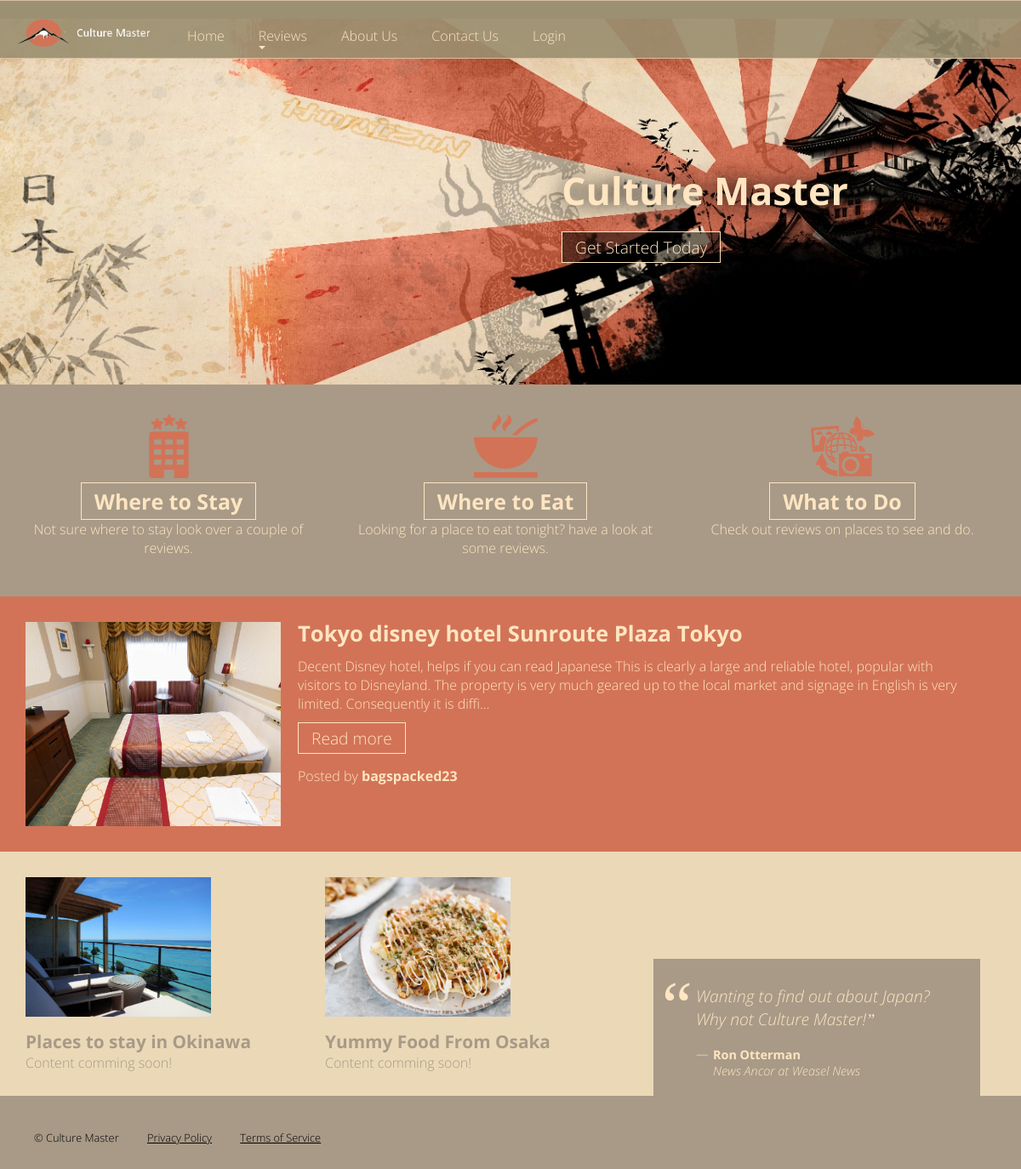
Before: /home/ with the older database file.
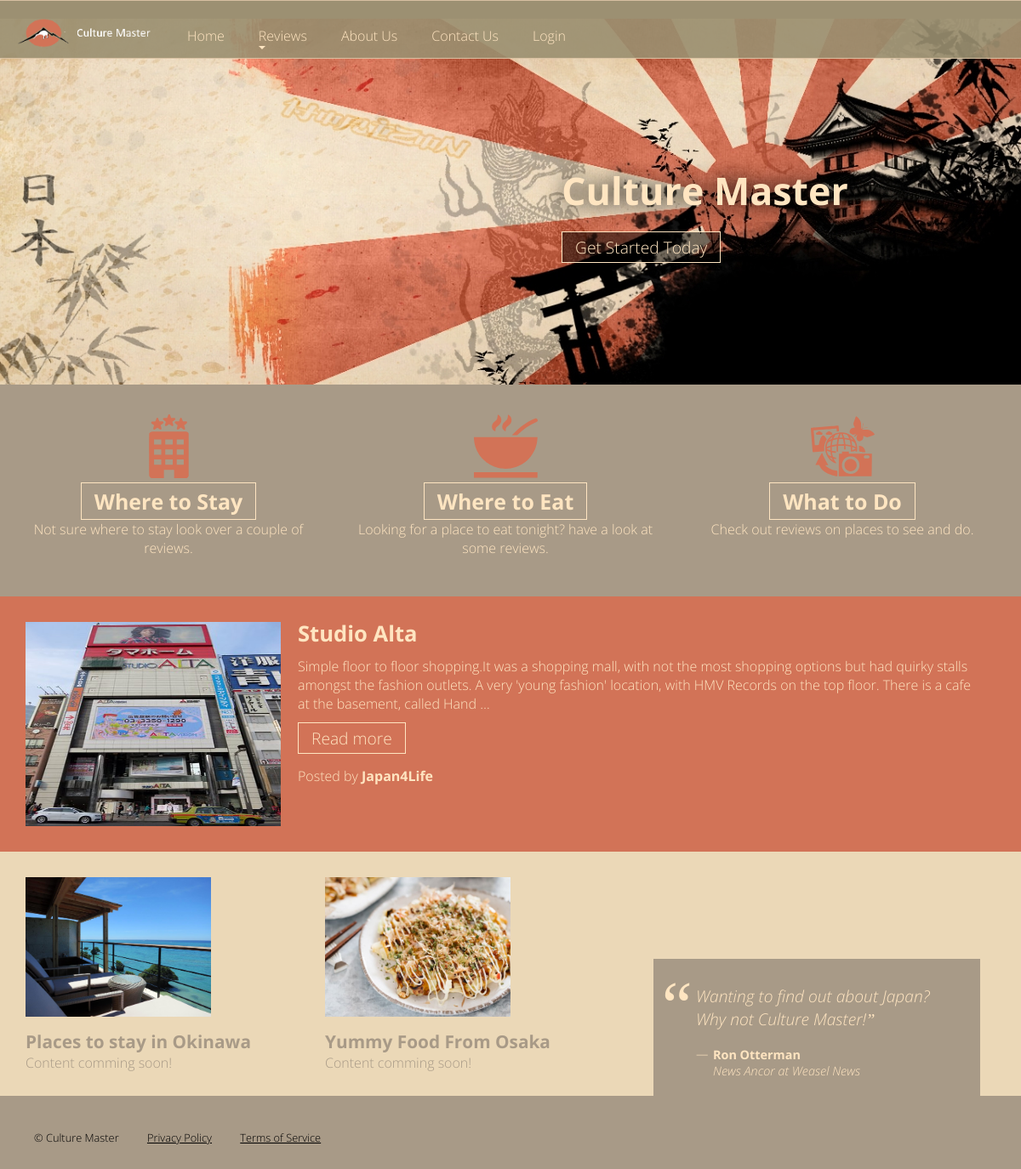
After: the same page with the newer database file.
### home/models.py (models this page shows, shortened)
class Review(models.Model):
    TYPE_CHOICES = (
        ('Food', 'Food'),
        ('Activities', 'Activities'),
        ('Accommodation', 'Accommodation')
    )
    title = models.CharField(max_length=50)
    type = models.CharField(choices=TYPE_CHOICES, max_length=30, default=2)
    content = models.CharField(max_length=4096)
    poster = models.ForeignKey(
        settings.AUTH_USER_MODEL, on_delete=models.SET_NULL, null=True)
    posted = models.CharField(max_length=16, default=timezone.now().date())
    image = models.ImageField(upload_to='review_Images/')
    readonly_fields = ('posted', 'poster')

### home/views.py (the view)
# urls.py: path('', RedirectView.as_view(url='/home/', permanent=True)),
def home(request):
    queryset1 = Review.objects.order_by('-posted')[:1]
    meta = {
        'title': 'Home',
        'companyName': companyName,
        'review_list': queryset1,
        'description': companyName + ' home page where you can see a quick rundown of the page and its features'
    }
    return render(request, 'home/home.html', meta)

### home/templates/home/home.html
{% extends "base.html" %}
{% load static %}
{% block content %}
    <section class="main">
        <aside>
            <div class="content accommodation">
                <h3><a class="btn" href="{% url 'reviews_list_accommodation' %}">Where to Stay</a></h3>
                <p>Not sure where to stay look over a couple of reviews.</p>
            </div>
        </aside>
        <aside>
            <div class="content food">
                <h3><a class="btn" href="{% url 'reviews_list_food' %}">Where to Eat</a></h3>
                <p>Looking for a place to eat tonight? have a look at some reviews.</p>
            </div>
        </aside>
        <aside>
            <div class="content activities">
                <h3><a class="btn" href="{% url 'reviews_list_activities' %}">What to Do</a></h3>
                <p>Check out reviews on places to see and do.</p>
            </div>
        </aside>
    </section>
    <section class="recentReviewClass">
        <article>
            {% if review_list %}
                {% for i in review_list %}
                    <img class="imageNew" id="reviewImage" src="{{ i.image.url }}">
                    <h2>{{ i.title|capfirst }}</h2>
                    <p>{{ i.content|truncatechars:255 }}</p>
                    <a class="btn" title="Launching" href="{% url 'review_detail' i.id %}">Read more</a>
                    <p class="poster">Posted by <strong>{{ i.poster }}</strong></p>
                {% endfor %}
            {% else %}
                <p>There are no reviews to display.</p>
            {% endif %}
        </article>
    </section>
    <section class="Phase">
        <aside>
            <div class="content">
                <img class="imgg" alt="Phase 2" src="{% static 'images/Okinawa_Place_to_Stay.png' %}"/>
                <h4>Places to stay in Okinawa</h4>
                <p>Content comming soon!</p>
            </div>
        </aside>
        <aside>
            <div class="content">
                <img class="imgg" alt="Phase 3" src="{% static 'images/Yummy_Food_From_Osaka.png' %}">
                <h4>Yummy Food From Osaka</h4>
                <p>Content comming soon!</p>
            </div>
        </aside>
        <blockquote>
            <p class="quote">Wanting to find out about Japan? Why not {{ companyName }}!</p>
            <p class="credit"><strong>Ron Otterman</strong><br><em>News Ancor at Weasel News</em></p>
        </blockquote>
    </section>
{% endblock %}

Changed rows visible on the page:
no longer on this page (row edited): Review: image (picture), title "Tokyo disney hotel Sunroute Plaza Tokyo", content "Decent Disney hotel, helps if you can read Japanese This is clearly a large and reliable hotel, popular with visitors to Disneyland. The property is very much geared up to the local market and signage in English is very limited. Consequently it is diffi…", poster "bagspacked23"
now on this page (row edited): Review: image (picture), title "Studio Alta", content "Simple floor to floor shopping.It was a shopping mall, with not the most shopping options but had quirky stalls amongst the fashion outlets. A very 'young fashion' location, with HMV Records on the top floor. There is a cafe at the basement, called Hand …", poster "Japan4Life"
